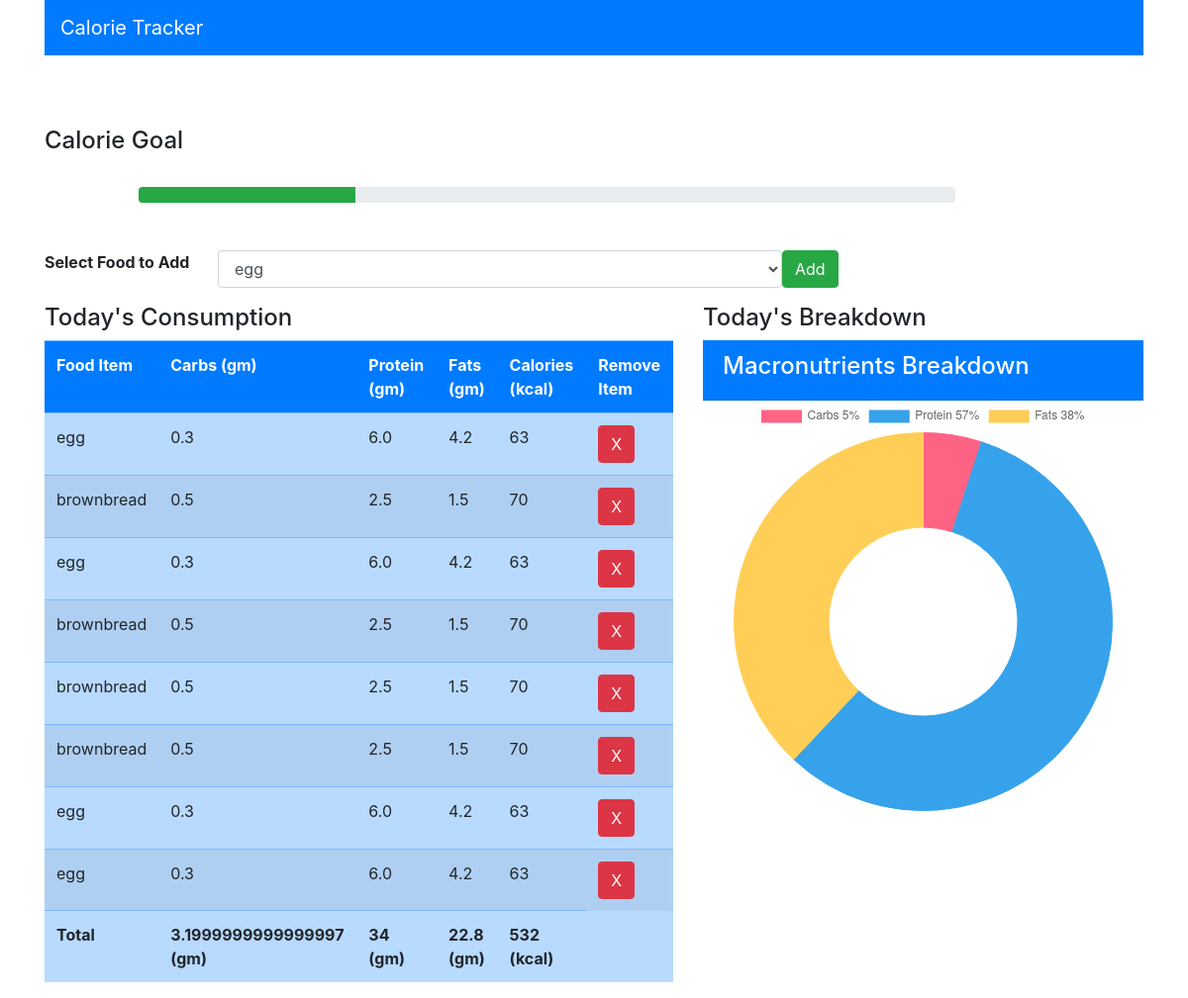
The app's page / (signed in) with its own data.
### myapp/models.py (models this page shows, shortened)
class Consume(models.Model):
   user=models.ForeignKey(User,on_delete=models.CASCADE)
   food_consumed = models.ForeignKey(Food,on_delete=models.CASCADE)

class Food(models.Model):
  name=models.CharField(max_length=100)
  carbs=models.FloatField()
  protein=models.FloatField()
  fats= models.FloatField()
  calories = models.IntegerField()

### myapp/views.py (the view)
# urls.py: path('',views.index,name="index"),
def index(request):
    if(request.method == "POST"):
      food_consumed = request.POST['food_consumed']
      consume = Food.objects.get(name=food_consumed)
      user = request.user
      consume = Consume(user=user, food_consumed=consume)
      consume.save()
      foods =  Food.objects.all()
    else:
      foods =  Food.objects.all()
    consumed_food=Consume.objects.filter(user=request.user)
    return render(request,'myapp/index.html',
{'foods': foods, 'consumed_food' :  consumed_food})

### myapp/templates/myapp/index.html (shortened to what this page needs)
<!DOCTYPE html>
<html lang="en">
<head>
    <link rel="stylesheet" href="https://cdn.jsdelivr.net/npm/bootstrap@4.6.2/dist/css/bootstrap.min.css">
</head>
<body>
  <div class="container">
    <div class="row">
      <div class="col-md-12">
        <nav class="navbar navbar-dark bg-primary">
          <span class="navbar-brand">Calorie Tracker</span>
        </nav>
      </div>
    </div>
    <br><br><br>
    <h4>Calorie Goal</h4>
    <br>
    <div class="row">
      <div class="col-md-9 offset-1">
        <div class="progress">
          <div class="progress-bar bg-success" role="progressbar" style="width:0%" aria-valuenow="0" aria-valuemax="0" aria-valuemin="0"></div>
        </div>
      </div>
    </div>
    <br><br>
    <div class="row">
      <div class="col-md-12">
      <form method="post">
        <div class="form-group row">
        <label class="col-md-2">
          <b>Select Food to Add</b>
        </label>
        <select class="col-md-6 form-control" name="food_consumed" id="food_consumed">
            {% for food in foods %}
                <option value="{{ food.name }}">{{ food.name }}</option>
            {% endfor %}
        </select>
        <button class="btn btn-success" type="submit">Add</button>
      </div>
    </form>
    </div>
  </div>
<div class="row">
  <div class="col-md-7">
    <div>
      <h4>Today's Consumption</h4>
    </div>
    <table id="table" class="table table-striped table-primary">
         <tr class="bg-primary text-white">
          <th>Food Item</th>
          <th>Carbs (gm)</th>
          <th>Protein (gm)</th>
          <th>Fats (gm)</th>
          <th>Calories (kcal)</th>
          <th>Remove Item</th>
         </tr>
         {% for c in consumed_food %}
         <tr>
              <td>{{ c.food_consumed.name }}</td>
              <td>{{ c.food_consumed.carbs }}</td>
              <td>{{ c.food_consumed.protein }}</td>
              <td>{{ c.food_consumed.fats }}</td>
              <td>{{ c.food_consumed.calories }}</td>
              <td><a class="btn btn-danger" href="{% url 'delete' c.id %}">X</a></td>
         </tr>
         {% endfor %}
         <tr>
          <td><b>Total</b></td>
          <td id="totalCarbs"><b>Total</b></td>
          <td id="totalProtein"><b>Total</b></td>
          <td id="totalFats"><b>Total</b></td>
          <td id="totalCalories"><b>Total</b></td>
         </tr>
    </table>
  </div>
  <div class="col-md-5">
    <div>
      <h4>Today's Breakdown</h4>
    </div>
    <div class="card-header text-white bg-primary">
      <h4>Macronutrients Breakdown</h4>
    </div>
    <div class="col-md-12">
      <canvas id="myChart" width="400" height="400"></canvas>
    </div>
  </div>
</div>
</div>
<script>
  document.addEventListener('DOMContentLoaded', function() {
    var table = document.getElementById("table");
    var carbs = 0, protein = 0, fats = 0, calories = 0;
    for (var i = 1; i < table.rows.length - 1; i++) {
      carbs += parseFloat(table.rows[i].cells[1].textContent) || 0;
      protein += parseFloat(table.rows[i].cells[2].textContent) || 0;
      fats += parseFloat(table.rows[i].cells[3].textContent) || 0;
      calories += parseFloat(table.rows[i].cells[4].textContent) || 0;
    }
    document.getElementById("totalCarbs").innerHTML = '<b>' + carbs + ' (gm) </b>';
    document.getElementById("totalProtein").innerHTML = '<b>' + protein + ' (gm) </b>';
    document.getElementById("totalFats").innerHTML = '<b>' + fats + ' (gm) </b>';
    document.getElementById("totalCalories").innerHTML = '<b>' + calories + ' (kcal) </b>';
    var calPer = (calories / 2000) * 100;
    document.getElementsByClassName("progress-bar")[0].style.width = calPer + "%";
    var total = carbs + protein + fats;
    var carbsP = Math.round((carbs / total) * 100);
    var proteinP = Math.round((protein / total) * 100);
    var fatsP = Math.round((fats / total) * 100);
    var ctx = document.getElementById('myChart').getContext('2d');
    new Chart(ctx, {
      type: 'doughnut',
      data: {
        labels: ['Carbs ' + carbsP + '%', 'Protein ' + proteinP + '%', 'Fats ' + fatsP + '%'],
        datasets: [{
          data: [carbsP, proteinP, fatsP],
          backgroundColor: [
            'rgba(255, 99, 132, 1)',
            'rgba(54, 162, 235, 1)',
            'rgba(255, 206, 86, 1)'
          ],
          borderColor: [
            'rgba(255, 99, 132, 1)',
            'rgba(54, 162, 235, 1)',
            'rgba(255, 206, 86, 1)'
          ],
          borderWidth: 1
        }]
      }
    });
  });
</script>
</body>
</html>

### records on screen
Consume: food_consumed.name "egg", food_consumed.carbs "0.3", food_consumed.protein "6.0", food_consumed.fats "4.2", food_consumed.calories "63"
Consume: food_consumed.name "brownbread", food_consumed.carbs "0.5", food_consumed.protein "2.5", food_consumed.fats "1.5", food_consumed.calories "70"
Consume: food_consumed.name "egg", food_consumed.carbs "0.3", food_consumed.protein "6.0", food_consumed.fats "4.2", food_consumed.calories "63"
Consume: food_consumed.name "brownbread", food_consumed.carbs "0.5", food_consumed.protein "2.5", food_consumed.fats "1.5", food_consumed.calories "70"
Consume: food_consumed.name "brownbread", food_consumed.carbs "0.5", food_consumed.protein "2.5", food_consumed.fats "1.5", food_consumed.calories "70"
Consume: food_consumed.name "brownbread", food_consumed.carbs "0.5", food_consumed.protein "2.5", food_consumed.fats "1.5", food_consumed.calories "70"
Consume: food_consumed.name "egg", food_consumed.carbs "0.3", food_consumed.protein "6.0", food_consumed.fats "4.2", food_consumed.calories "63"
Consume: food_consumed.name "egg", food_consumed.carbs "0.3", food_consumed.protein "6.0", food_consumed.fats "4.2", food_consumed.calories "63"

### other values on screen
form field food_consumed "egg"
